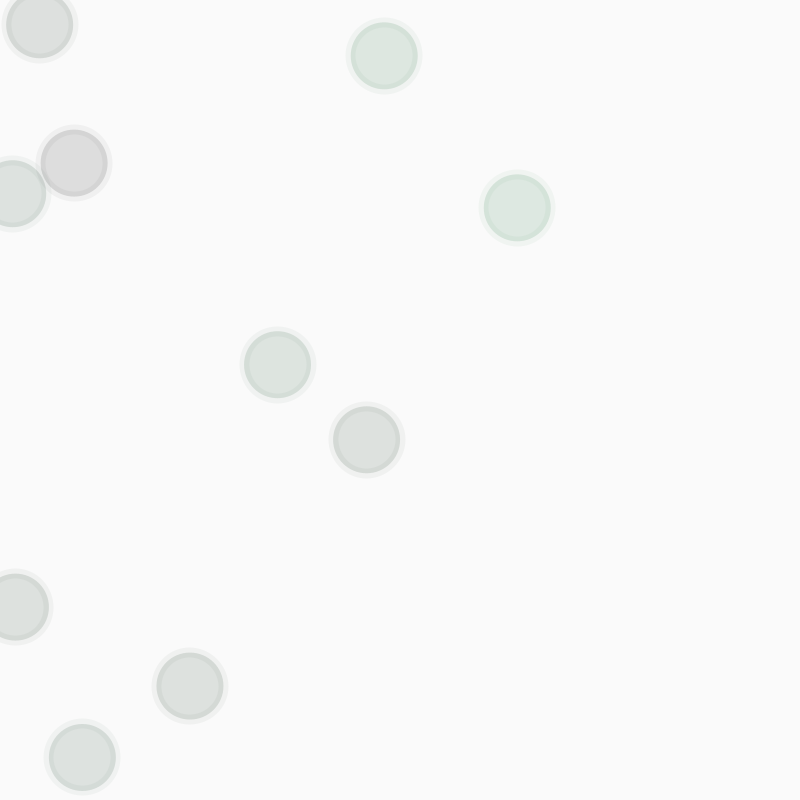
Frame 1 (no input)
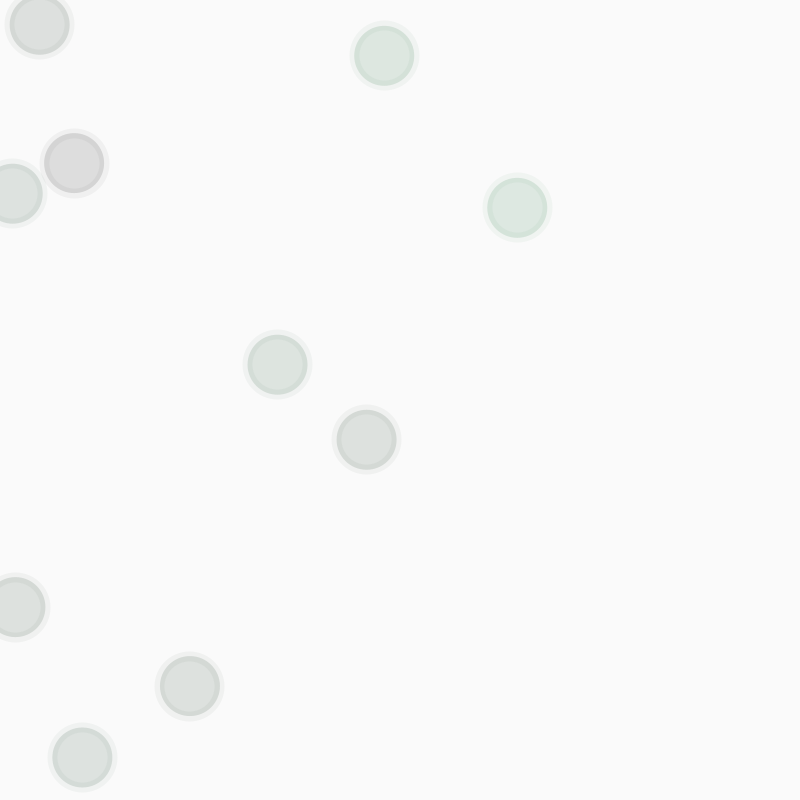
Frame 60 (the mouse pressed at the canvas centre just before this capture)
Frame 120 (the mouse held since frame 60 and released just before this capture): identical to frame 1, image omitted

The Processing sketch that drew these frames (run headless with seeded random() and noise(); from frame 60 on, the mouse is pressed at the canvas centre):

// Processing sketch: processing_157068
// ── processing_157068.pde

int numb = 10;

//int diameter = 60;
int[] diameter = new int[numb];

PVector[] pVect = new PVector[numb];
boolean[] doLerp = new boolean[numb];

boolean jumpSize;

color[] randoFill = new color[numb];

float pulse;
float count;

void setup() {
  size(800, 800);
  colorMode(HSB);
  textSize(20);

  for (int i = 0; i < numb; i++) {
    pVect[i] = new PVector(random(width), random(height));

    randoFill[i] = color(100, 255, random(0,100));
    diameter[i] = 60;
  }
  //println(pVect);
  count = 1;
}

void draw() {
  background(250);
  
  pulse = sin(millis() * 0.002);
  

  for (int i = 0; i < numb; i++) {
    fill(randoFill[i], 30);
    stroke(randoFill[i], 10); //same color stroke
    strokeWeight(10); //thicker lines

    if (doLerp[i]) { //check to see if this particular one should be moved
      jump(i);
      
      pVect[i].lerp(mouseX, mouseY, 0.0, 0.25); //lerp is an easy way to do easing, which we learned about before (the ellipses are being dragged with a suble delay)
      
      //fill(80); //use black text
      text("(" + pVect[i].x + ",   " + pVect[i].y + ") " + diameter[i], pVect[i].x, pVect[i].y + 80); //show us what our position is on-screen
    } else {
    diameter[i] = int(map(pulse, -1, 1, 60, 70));
      
    }
    
    ellipse(pVect[i].x, pVect[i].y, diameter[i], diameter[i]);
  }
}


void mouseDragged() {
  for (int i = 0; i < numb; i++) {
    if (dist(mouseX, mouseY, pVect[i].x, pVect[i].y) < diameter[i]/2) {
      //println("drag");
      count += .0002;
       // println(count);
      doLerp[i] = true;
    }
  }
}
/*
void mouseReleased() {
  for (int i = 0; i < numb; i++) {
    doLerp[i] = false;
  }
}*/

void jump(int size){
  diameter[size] = int(    map(sin(millis() * 0.01), -1, 1, 60, 90 + count)    );
  //println(diameter[size]);
  //diameter[size] += 30;
}
